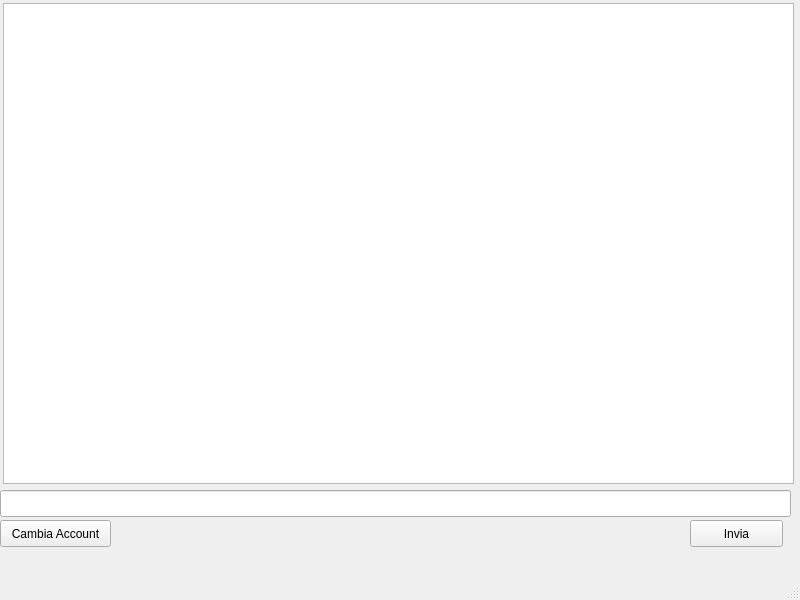
<?xml version="1.0" encoding="UTF-8"?>
<ui version="4.0">
 <class>Chat</class>
 <widget class="QMainWindow" name="Chat">
  <property name="geometry">
   <rect>
    <x>0</x>
    <y>0</y>
    <width>800</width>
    <height>600</height>
   </rect>
  </property>
  <property name="windowTitle">
   <string>Chat</string>
  </property>
  <widget class="QWidget" name="centralwidget">
   <widget class="QPlainTextEdit" name="txtChatRoom">
    <property name="geometry">
     <rect>
      <x>3</x>
      <y>3</y>
      <width>791</width>
      <height>481</height>
     </rect>
    </property>
   </widget>
   <widget class="QLineEdit" name="txtMessage">
    <property name="geometry">
     <rect>
      <x>0</x>
      <y>490</y>
      <width>791</width>
      <height>27</height>
     </rect>
    </property>
   </widget>
   <widget class="QPushButton" name="btnInvia">
    <property name="geometry">
     <rect>
      <x>690</x>
      <y>520</y>
      <width>93</width>
      <height>27</height>
     </rect>
    </property>
    <property name="text">
     <string>Invia</string>
    </property>
   </widget>
   <widget class="QPushButton" name="btnRitorna">
    <property name="geometry">
     <rect>
      <x>0</x>
      <y>520</y>
      <width>111</width>
      <height>27</height>
     </rect>
    </property>
    <property name="text">
     <string>Cambia Account</string>
    </property>
   </widget>
  </widget>
  <widget class="QMenuBar" name="menubar">
   <property name="geometry">
    <rect>
     <x>0</x>
     <y>0</y>
     <width>800</width>
     <height>25</height>
    </rect>
   </property>
  </widget>
  <widget class="QStatusBar" name="statusbar"/>
 </widget>
 <resources/>
 <connections/>
</ui>
